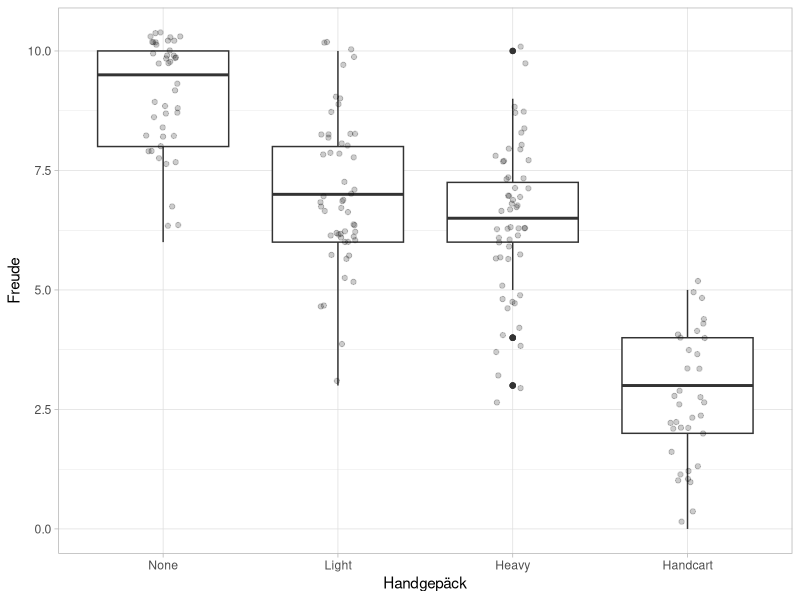

R code for this plot:
## ---- chunk 1
knitr::opts_chunk$set(fig.align = "center")
ggplot2::theme_set(ggplot2::theme_light())
## ---- chunk 2
library(tidyverse)
library(haven)
library(rstatix)
library(skimr)
## ---- chunk 3
library(patchwork)
## ---- chunk 4
phantasialand <- read_spss("data/phantasialand.sav")

phantasialand <- phantasialand %>% 
  mutate(bagpack = as_factor(bagpack))

phantasialand
## ---- chunk 5
phantasialand %>% 
  group_by(bagpack) %>% 
  get_summary_stats()
## ---- chunk 6
phantasialand %>% 
  ggplot(aes(x = bagpack, y = joy)) +
  geom_boxplot() +
  geom_jitter(width = 0.1, alpha = 0.2) +
  labs(x = "Handgepäck", y = "Freude")

# Levene-Test
phantasialand %>% 
  levene_test(joy ~ bagpack)
## ---- chunk 7
phantasialand %>% 
  anova_test(joy ~ bagpack)
## ---- chunk 8
phantasialand %>% 
  tukey_hsd(joy ~ bagpack)
## ---- chunk 9
remove(list = ls())
